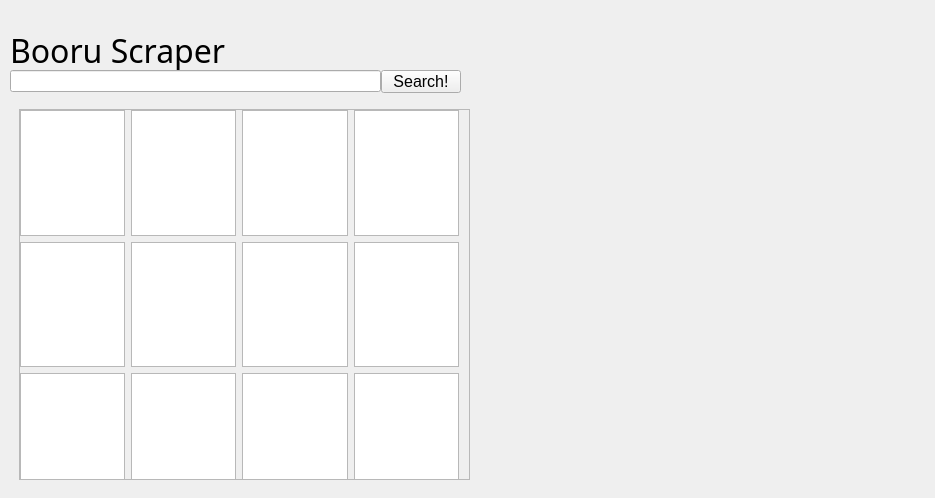
<?xml version="1.0" encoding="UTF-8"?>
<ui version="4.0">
 <class>MainWindow</class>
 <widget class="QMainWindow" name="MainWindow">
  <property name="geometry">
   <rect>
    <x>0</x>
    <y>0</y>
    <width>935</width>
    <height>498</height>
   </rect>
  </property>
  <property name="windowTitle">
   <string>MainWindow</string>
  </property>
  <widget class="QWidget" name="centralwidget">
   <widget class="QLabel" name="label">
    <property name="geometry">
     <rect>
      <x>10</x>
      <y>10</y>
      <width>451</width>
      <height>81</height>
     </rect>
    </property>
    <property name="font">
     <font>
      <family>Bauhaus 93</family>
      <pointsize>24</pointsize>
     </font>
    </property>
    <property name="text">
     <string>Booru Scraper</string>
    </property>
   </widget>
   <widget class="QWidget" name="horizontalLayoutWidget">
    <property name="geometry">
     <rect>
      <x>10</x>
      <y>70</y>
      <width>451</width>
      <height>23</height>
     </rect>
    </property>
    <layout class="QHBoxLayout" name="horizontalLayout">
     <property name="spacing">
      <number>0</number>
     </property>
     <item>
      <widget class="QLineEdit" name="lineEdit"/>
     </item>
     <item>
      <widget class="QPushButton" name="pushButton">
       <property name="font">
        <font>
         <pointsize>12</pointsize>
        </font>
       </property>
       <property name="text">
        <string>Search!</string>
       </property>
      </widget>
     </item>
    </layout>
   </widget>
   <widget class="QScrollArea" name="scrollArea">
    <property name="geometry">
     <rect>
      <x>19</x>
      <y>109</y>
      <width>451</width>
      <height>371</height>
     </rect>
    </property>
    <property name="widgetResizable">
     <bool>true</bool>
    </property>
    <widget class="QWidget" name="scrollAreaWidgetContents_2">
     <property name="geometry">
      <rect>
       <x>0</x>
       <y>0</y>
       <width>449</width>
       <height>369</height>
      </rect>
     </property>
     <widget class="QWidget" name="gridLayoutWidget">
      <property name="geometry">
       <rect>
        <x>0</x>
        <y>0</y>
        <width>439</width>
        <height>521</height>
       </rect>
      </property>
      <layout class="QGridLayout" name="gridLayout_2">
       <item row="0" column="0">
        <widget class="QGraphicsView" name="graphicsView_24"/>
       </item>
       <item row="0" column="4">
        <widget class="QGraphicsView" name="graphicsView_15"/>
       </item>
       <item row="0" column="3">
        <widget class="QGraphicsView" name="graphicsView_14"/>
       </item>
       <item row="2" column="4">
        <widget class="QGraphicsView" name="graphicsView_13"/>
       </item>
       <item row="1" column="3">
        <widget class="QGraphicsView" name="graphicsView_16"/>
       </item>
       <item row="2" column="3">
        <widget class="QGraphicsView" name="graphicsView_20"/>
       </item>
       <item row="1" column="1">
        <widget class="QGraphicsView" name="graphicsView_23"/>
       </item>
       <item row="2" column="1">
        <widget class="QGraphicsView" name="graphicsView_18"/>
       </item>
       <item row="0" column="1">
        <widget class="QGraphicsView" name="graphicsView_21"/>
       </item>
       <item row="1" column="0">
        <widget class="QGraphicsView" name="graphicsView_22"/>
       </item>
       <item row="1" column="4">
        <widget class="QGraphicsView" name="graphicsView_19"/>
       </item>
       <item row="2" column="0">
        <widget class="QGraphicsView" name="graphicsView_17"/>
       </item>
       <item row="3" column="0">
        <widget class="QGraphicsView" name="graphicsView_25"/>
       </item>
      </layout>
     </widget>
    </widget>
   </widget>
  </widget>
 </widget>
 <resources/>
 <connections/>
</ui>
